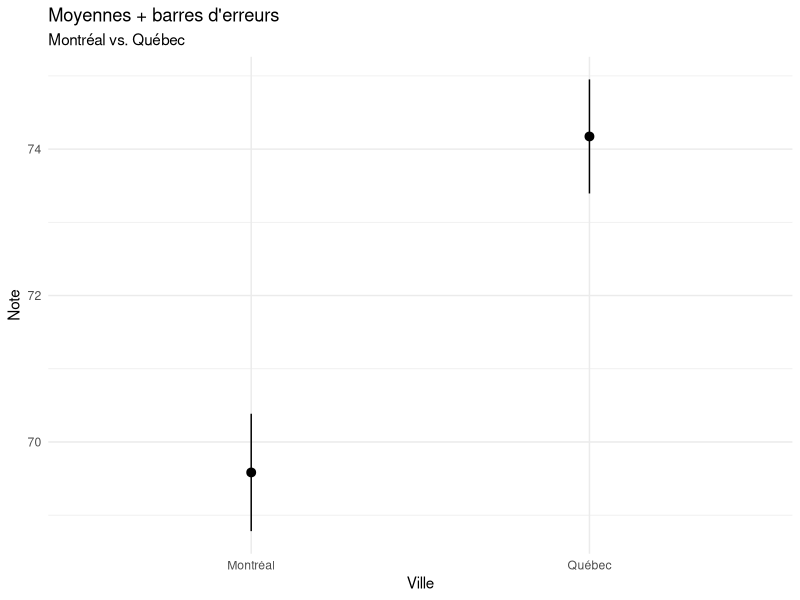
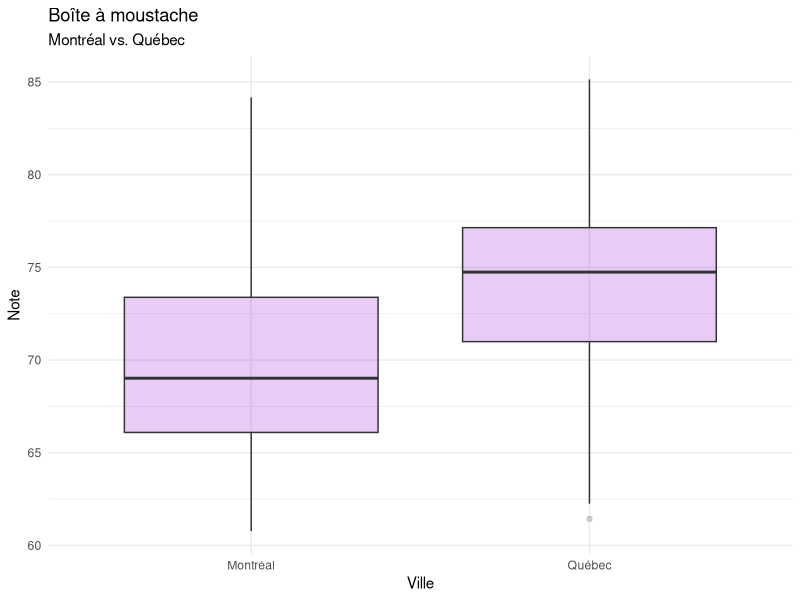

These charts were generated, in order, by the following R code:
rm(list=ls()) # Vider l'environnement
# @@@@@@@@@@@@@@@@@@@@@@@@@@@@@@@@@@@@@@@@@@@@
# Question 1
library(tidyverse)
villes = read_csv("donnees/villes.csv")

# Note moyenne pour chaque groupe :
villes |> 
  group_by(ville) |> 
  summarize(M = mean(note))

# Alternative :
villes |> 
  summarize(M = mean(note), .by = ville)

# Ordonnez le tableau :
## Ordonnez les notes des deux groupes ensembles
villesOrdonnees = villes |> 
  arrange(desc(note))

## Ordonnez les notes dans chaque groupe
villesOrdonnees = villes |>
  group_by(ville) |> 
  arrange(desc(note))

# Exportez la version ordonnée :
write_csv(villesOrdonnees, "donnees/villesOrdonnees.csv")

# Figure :
ggplot(data = villes, aes(x = ville, y = note)) + 
  stat_summary() +
  labs(x = "Ville", 
       y = "Note") +
  theme_minimal() +
  labs(title = "Moyennes + barres d'erreurs",
       subtitle = "Montréal vs. Québec")

# @@@@@@@@@@@@@@@@@@@@@@@@@@@@@@@@@@@@@@@@@@@@
# Question 2
sup60 = villes |> 
  filter(note > 60)

ggplot(data = sup60, aes(x = ville, y = note)) + 
  geom_boxplot(fill = "darkviolet", alpha = 0.2) +
  labs(x = "Ville", 
       y = "Note") +
  theme_minimal() +
  labs(title = "Boîte à moustache",
       subtitle = "Montréal vs. Québec")

t.test(note ~ ville, data = sup60)
# l'argument « alternative » accepte trois valeurs : 
# greater, less, two.sided (défaut)
# 
# La moyenne de Québec est toujours plus élevée que la moyenne de Montréal.
# Donc, on rejette l'hypothèse nulle (p < 0.0003). 
# Examinez la figure à nouveau : êtes-vous surpris?

# @@@@@@@@@@@@@@@@@@@@@@@@@@@@@@@@@@@@@@@@@@@@
# Question 3
# L'alternative correcte est la troixième :
# 3. « Si l'hypothèse nulle est vraie, il y a 4 % de probabilité d'obtenir des résultats aussi extrêmes que, ou plus extrêmes que, les résultats observés. »
